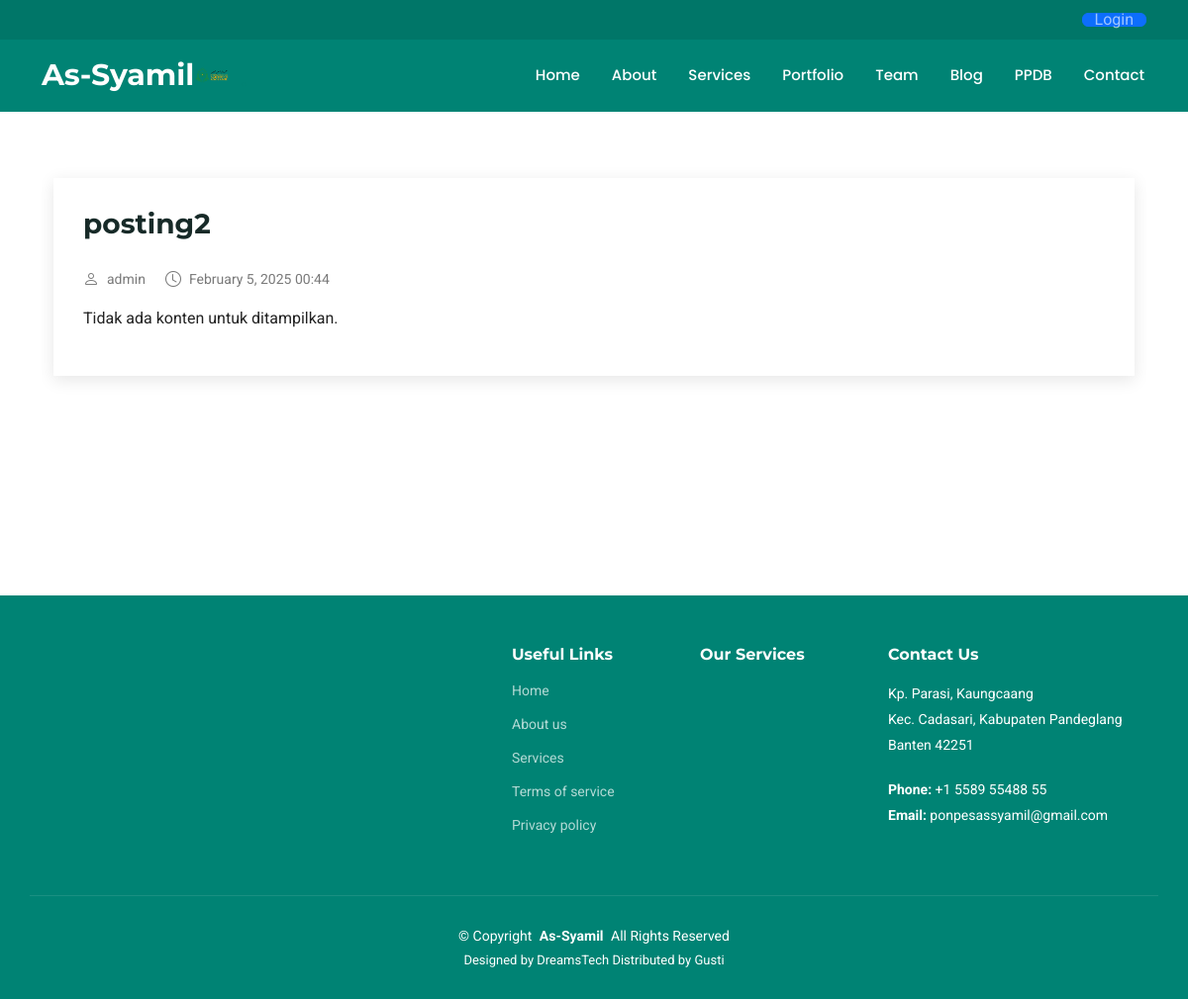
The app's page /blog/posting2/ with its own data.
### WebApp/models.py (models this page shows, shortened)
class Post(models.Model):
    title = models.CharField(max_length=100, blank=True, null=True)
    slug = models.SlugField(unique=True, blank=True, null=True)  # Field slug
    image = models.ImageField(upload_to='blog/', blank=True, null=True)  # Gambar untuk postingan
    content = models.TextField(blank=True, null=True)  # Konten postingan
    author = models.ForeignKey(User, on_delete=models.CASCADE, null=True, blank=True)  # Penulis postingan
    created_at = models.DateTimeField(auto_now_add=True)  # Tanggal pembuatan
    updated_at = models.DateTimeField(auto_now=True)  # Tanggal pembaruan

### WebApp/views.py (the view)
# urls.py: path('blog/<slug:slug>/', views.post_detail, name='blog_detail'),  # Pastikan ini ada dan benar
def post_detail(request, slug):
    post = get_object_or_404(Post, slug=slug)  # Mengambil postingan berdasarkan slug
    return render(request, 'blog-details.html', {'post': post})  # Mengirimkan objek post ke template

### WebApp/templates/blog-details.html (shortened to what this page needs)
{% extends 'base.html' %}
{% load static %}
{% block blog %}
      <br>
      <br><br><br><br>
      <div class="container">
        <div class="row">
          <div class="col-lg-12">
            <section id="blog-details" class="blog-details section">
              <div class="container">
                <article class="article">
                  <h2 class="title">{{ post.title }}</h2>
                  <div class="meta-top">
                    <ul>
                      <li class="d-flex align-items-center"><i class="bi bi-person"></i> <a href="#">{{ post.author }}</a></li>
                      <li class="d-flex align-items-center"><i class="bi bi-clock"></i> <a href="#"><time datetime="{{ post.created_at }}">{{ post.created_at|date:"F j, Y H:i" }}</time></a></li>
                    </ul>
                  </div>
                  <div class="content">
                    {% if post.content %}
                      <p>{{ post.content }}</p>
                    {% else %}
                      <p>Tidak ada konten untuk ditampilkan.</p>
                    {% endif %}
                  </div>
                </article>
              </div>
            </section>
          </div>
        </div>
      </div>
      <br>
      <br><br><br><br>
      <br>
      <br><br>
    {% endblock blog %}

### WebApp/static/assets/css/main.css (style rules this page uses)
:root { --default-font: "Roboto", system-ui, -apple-system, "Segoe UI", Roboto, "Helvetica Neue", Arial, "Noto Sans", "Liberation Sans", sans-serif, "Apple Color Emoji", "Segoe UI Emoji", "Segoe UI Symbol", "Noto Color Emoji"; --heading-font: "Montserrat", sans-serif; --nav-font: "Poppins", sans-serif; }
:root { --background-color: #ffffff; --default-color: #222222; --heading-color: #172a28; --accent-color: #008374; --surface-color: #ffffff; --contrast-color: #ffffff; }
:root { --nav-color: #ffffff; --nav-hover-color: #008374; --nav-mobile-background-color: #ffffff; --nav-dropdown-background-color: #ffffff; --nav-dropdown-color: #01433c; --nav-dropdown-hover-color: #008374; }
:root { scroll-behavior: smooth; }
body { color: var(--default-color); background-color: var(--background-color); font-family: var(--default-font); }
a { color: var(--accent-color); text-decoration: none; transition: 0.3s; }
h1, h2, h3, h4, h5, h6 { color: var(--heading-color); font-family: var(--heading-font); }
section, .section { color: var(--default-color); background-color: var(--background-color); padding: 60px 0; scroll-margin-top: 112px; overflow: clip; }
.blog-details { padding-bottom: 30px; }
.blog-details .article { background-color: var(--surface-color); padding: 30px; box-shadow: 0 4px 16px rgba(0, 0, 0, 0.1); }
.blog-details .title { color: var(--heading-color); font-size: 28px; font-weight: 700; padding: 0; margin: 30px 0; }
.blog-details .content { margin-top: 20px; }
.blog-details .meta-top { margin-top: 20px; color: color-mix(in srgb, var(--default-color), transparent 40%); }
.blog-details .meta-top ul { display: flex; flex-wrap: wrap; list-style: none; align-items: center; padding: 0; margin: 0; }
.blog-details .meta-top ul li+li { padding-left: 20px; }
.blog-details .meta-top i { font-size: 16px; margin-right: 8px; line-height: 0; color: color-mix(in srgb, var(--default-color), transparent 40%); }
.blog-details .meta-top a { color: color-mix(in srgb, var(--default-color), transparent 40%); font-size: 14px; display: inline-block; line-height: 1; }

### records on screen
Post: title "posting2", author "admin", created_at "February 5, 2025 00:44"
